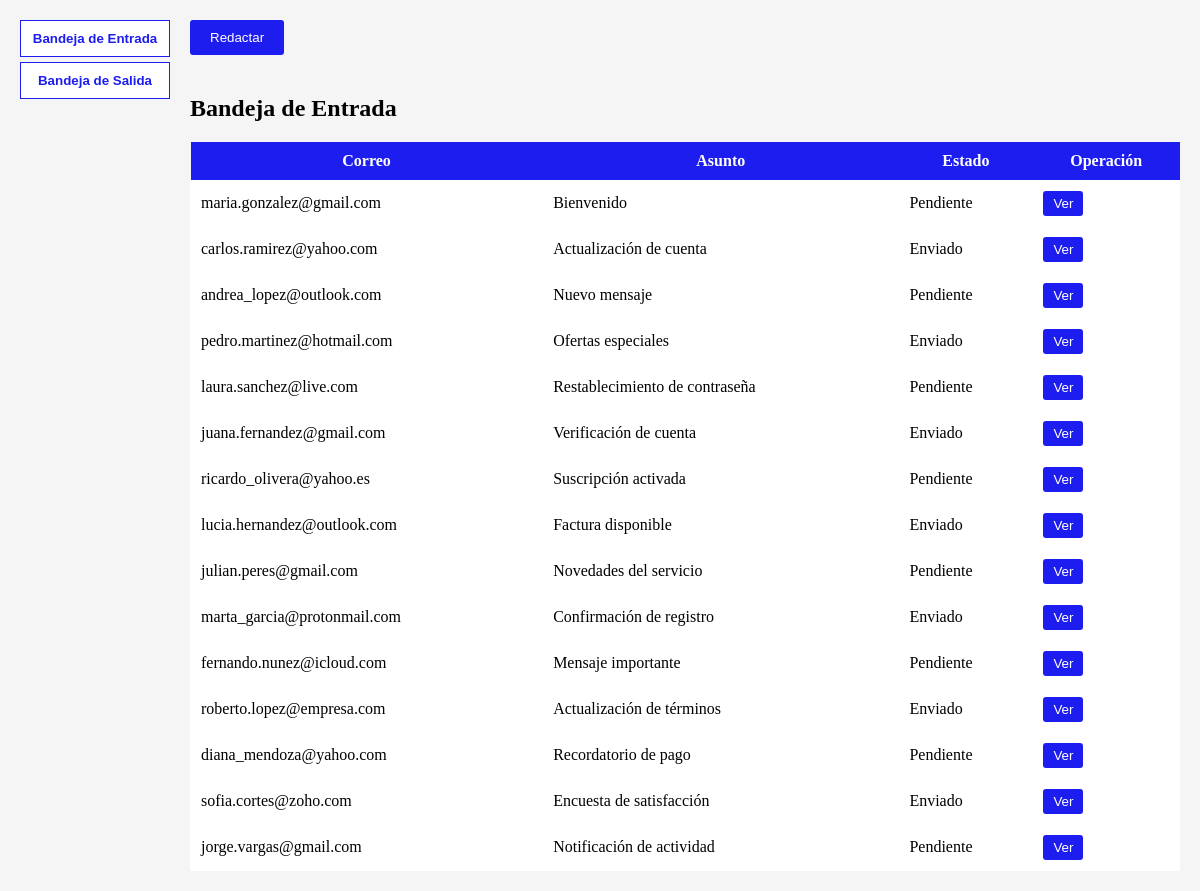
/lab4.php, run on the app's committed database.
### tables this page shows
CREATE TABLE `correos` (
  `id` int(11) NOT NULL,
  `bandeja` varchar(10) NOT NULL,
  `correo` varchar(200) NOT NULL,
  `asunto` varchar(250) DEFAULT NULL,
  `mensaje` text DEFAULT NULL,
  `estado` char(1) NOT NULL
);

### lab4.php (the view, shortened to what this page needs)
<?php
include 'conexion.php';
?>
<!DOCTYPE html>
<html lang="es">
<head>
    <link rel="stylesheet" href="style.css">
</head>
<body>
    <div class="sidebar">
        <button class="tab active" onclick="showTab('inbox')">Bandeja de Entrada</button>
        <button class="tab" onclick="showTab('sent')">Bandeja de Salida</button>
    </div>
    <div class="main-content">
        <button class="compose-button" onclick="showTab('compose')">Redactar</button>
        <div id="inbox" class="tab-content">
            <h2>Bandeja de Entrada</h2>
            <table class="email-table">
                <thead>
                    <tr>
                        <th>Correo</th>
                        <th>Asunto</th>
                        <th>Estado</th>
                        <th>Operación</th>
                    </tr>
                </thead>
                <tbody id="inboxContent">
                    <?php
                    $sql = "SELECT * FROM correos WHERE bandeja='entrada'";
                    $result = $con->query($sql);
                    if ($result->num_rows > 0) {
                        while ($row = $result->fetch_assoc()) {
                            echo "<tr>";
                            echo "<td>" . htmlspecialchars($row['correo']) . "</td>";
                            echo "<td>" . htmlspecialchars($row['asunto']) . "</td>";
                            echo "<td>" . ($row['estado'] == 'P' ? 'Pendiente' : 'Enviado') . "</td>";
                            echo "<td><button class='view-button' onclick=\"openModal('" . htmlspecialchars($row['asunto']) . "', '" . addslashes($row['mensaje']) . "')\">Ver</button></td>";
                            echo "</tr>";
                        }
                    } else {
                        echo "<tr><td colspan='4'>No hay correos en la bandeja de entrada.</td></tr>";
                    }
                    ?>
                </tbody>
            </table>
        </div>
    </div>
</body>
</html>

### style.css (style rules this page uses)
body { display: flex; padding: 20px; margin: 0; background-color: #f5f5f5; }
.sidebar { display: flex; flex-direction: column; margin-right: 20px; }
.tab { padding: 10px; width: 150px; border: 1px solid rgb(29, 29, 240); color: rgb(29, 29, 240); background-color: white; cursor: pointer; margin-bottom: 5px; font-weight: bold; }
.tab.active { background-color: white; }
.main-content { flex-grow: 1; }
.compose-button { background-color: rgb(29, 29, 240); color: white; padding: 10px 20px; border: none; border-radius: 3px; cursor: pointer; margin-bottom: 20px; }
.email-table { width: 100%; border-collapse: collapse; margin-top: 10px; }
.email-table th { background-color: rgb(29, 29, 240); color: white; padding: 10px; }
.email-table td { background-color: white; padding: 10px; border: 1px solid white; }
.view-button { background-color: rgb(29, 29, 240); color: white; border: none; padding: 5px 10px; cursor: pointer; border-radius: 3px; }

### data on the page
correos: correo "maria.gonzalez@gmail.com", asunto "Bienvenido", estado "Pendiente"
correos: correo "carlos.ramirez@yahoo.com", asunto "Actualización de cuenta", estado "Enviado"
correos: correo "andrea_lopez@outlook.com", asunto "Nuevo mensaje", estado "Pendiente"
correos: correo "pedro.martinez@hotmail.com", asunto "Ofertas especiales", estado "Enviado"
correos: correo "laura.sanchez@live.com", asunto "Restablecimiento de contraseña", estado "Pendiente"
correos: correo "juana.fernandez@gmail.com", asunto "Verificación de cuenta", estado "Enviado"
correos: correo "ricardo_olivera@yahoo.es", asunto "Suscripción activada", estado "Pendiente"
correos: correo "lucia.hernandez@outlook.com", asunto "Factura disponible", estado "Enviado"
correos: correo "julian.peres@gmail.com", asunto "Novedades del servicio", estado "Pendiente"
correos: correo "marta_garcia@protonmail.com", asunto "Confirmación de registro", estado "Enviado"
correos: correo "fernando.nunez@icloud.com", asunto "Mensaje importante", estado "Pendiente"
correos: correo "roberto.lopez@empresa.com", asunto "Actualización de términos", estado "Enviado"
correos: correo "diana_mendoza@yahoo.com", asunto "Recordatorio de pago", estado "Pendiente"
correos: correo "sofia.cortes@zoho.com", asunto "Encuesta de satisfacción", estado "Enviado"
correos: correo "jorge.vargas@gmail.com", asunto "Notificación de actividad", estado "Pendiente"
